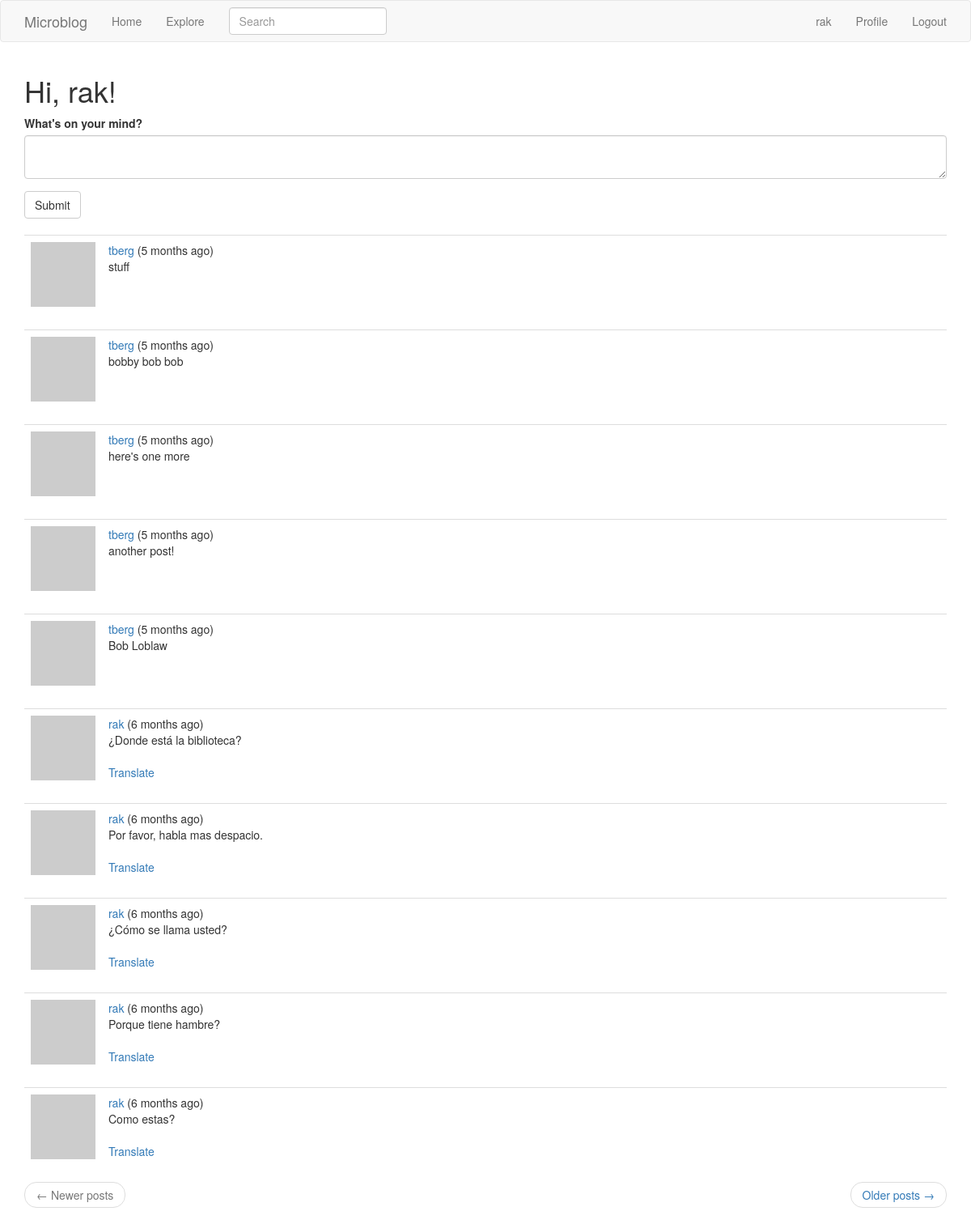
Page /index (signed in) on the committed database.
### app/models.py (models this page shows, shortened)
class User(UserMixin, db.Model):
    id = db.Column(db.Integer, primary_key=True)
    username = db.Column(db.String(32), index=True, unique=True)
    email = db.Column(db.String(128), index=True, unique=True)
    password_hash = db.Column(db.String(128))
    posts = db.relationship('Post', backref='author', lazy='dynamic')
    about_me = db.Column(db.String(140))
    last_seen = db.Column(db.DateTime, default=datetime.utcnow)
    followed = db.relationship(
        'User', secondary=followers,
        primaryjoin=(followers.c.follower_id == id),  # the 'c' attribute of any table contains its columns
        secondaryjoin=(followers.c.followed_id == id),
        backref=db.backref('followers', lazy='dynamic'),
        lazy='dynamic')
    def avatar(self, size):
        digest = md5(self.email.lower().encode('utf-8')).hexdigest()  # returns a string hex code
        return 'https://www.gravatar.com/avatar/{}?s={}&d=identicon'.format(digest, size)
    def followed_posts(self):
        followed = Post.query.join(
            followers, (followers.c.followed_id == Post.user_id)).filter(
                followers.c.follower_id == self.id)
        return followed.union(self.posts).order_by(Post.timestamp.desc())

class SearchableMixin(object):
    @classmethod
    def before_commit(cls, session):
        session._changes = {
            'add': [obj for obj in session.new if isinstance(obj, cls)],
            'update': [obj for obj in session.dirty if isinstance(obj, cls)],
            'delete': [obj for obj in session.deleted if isinstance(obj, cls)],
            }
    @classmethod
    def after_commit(cls, session):
        for obj in session._changes['add']:
            if isinstance(obj, SearchableMixin):
                add_to_index(obj.__tablename__, obj)
        for obj in session._changes['update']:
            if isinstance(obj, SearchableMixin):
                add_to_index(obj.__tablename__, obj)
        for obj in session._changes['delete']:
            if isinstance(obj, SearchableMixin):
                remove_from_index(obj.__tablename__, obj)
        session._changes = None

class Post(SearchableMixin, db.Model):
    __searchable__ = ['body']
    id = db.Column(db.Integer, primary_key=True)
    body = db.Column(db.String(140))
    timestamp = db.Column(db.DateTime, index=True, default=datetime.utcnow)
    user_id = db.Column(db.Integer, db.ForeignKey('user.id'))
    language = db.Column(db.String(5))

### app/main/routes.py (the view, shortened to what this page needs)
@bp.route('/', methods=['GET', 'POST'])
@bp.route('/index', methods=['GET', 'POST'])  # also map the /index URL to this same function
@login_required  # require login to view the pages routed to this function
def index():
    form = PostForm()
    current_page = request.args.get('page', 1, type=int)
    posts = current_user.followed_posts().paginate(current_page, current_app.config['POSTS_PER_PAGE'], False)
    next_url = url_for('main.index', page=posts.next_num) if posts.has_next else None
    prev_url = url_for('main.index', page=posts.prev_num) if posts.has_prev else None
    return render_template('index.html', title=_('Home'), form=form, posts=posts.items,
                           next_url=next_url, prev_url=prev_url)

### app/main/forms.py
class SearchForm(FlaskForm):
    q = StringField(_l('Search'), validators=[DataRequired()])
    def __init__(self, *args, **kwargs):
        if 'formdata' not in kwargs:
            kwargs['formdata'] = request.args
        if 'csrf_enabled' not in kwargs:
            kwargs['csrf_enabled'] = False
        super(SearchForm, self).__init__(*args, **kwargs)

class PostForm(FlaskForm):
    post = TextAreaField(_l('What\'s on your mind?'), validators=[DataRequired(), Length(min=1, max=140)],
                         render_kw={'autofocus': True})
    submit = SubmitField(_l('Submit'))

### app/main/routes.py (called while the page is built)
@bp.before_app_request
def before_request():
    if current_user.is_authenticated:
        current_user.last_seen = datetime.utcnow()
        db.session.commit()
        g.search_form = SearchForm()
    g.locale = str(get_locale())
    if current_app.elasticsearch:  # is elasticsearch running/enabled?
        if len(current_app.elasticsearch.indices.get_alias().keys()) < 1:
            Post.reindex()

### app/models.py (called while the page is built)
@login.user_loader
def load_user(id):
    return User.query.get(int(id))

### app/templates/index.html
{% extends "base.html" %}
{% import 'bootstrap/wtf.html' as wtf %}
{% block app_content %}
    <h1>{{ _('Hi, %(username)s!', username=current_user.username) }}</h1>
    {% if form %}
        {{ wtf.quick_form(form) }}
        <br>
    {% endif %}
    <div id="posts">
        {% for post in posts %}
            {% include "_post.html" %}
        {% endfor %}
    </div>
    <nav aria-label="...">
        <ul class="pager">
            <li class="previous{% if not prev_url %} disabled{% endif %}">
                <a href="{{ prev_url or '#' }}">
                    <span aria-hidden="true">←</span> {{ _('Newer posts') }}
                </a>
            </li>
            <li class="next{% if not next_url %} disabled{% endif %}">
                <a href="{{ next_url or '#' }}">
                    {{ _('Older posts') }} <span aria-hidden="true">→</span>
                </a>
            </li>
        </ul>
    </nav>
{% endblock %}

### app/templates/base.html (shortened to what this page needs)
{% extends 'bootstrap/base.html' %}
{% block navbar %}
    <nav class="navbar fixed-top navbar-default">
        <div class="container">
            <a class="navbar-brand" href="{{ url_for('main.index') }}">Microblog</a>
            <ul class="nav navbar-nav">
                <li><a href="{{ url_for('main.index') }}">{{ _('Home') }}</a></li>
                <li><a href="{{ url_for('main.explore') }}">{{ _('Explore') }}</a></li>
            </ul>
            {% if g.search_form %}
                <form class="navbar-form navbar-left" method="GET" action="{{ url_for('main.search') }}">
                    <div class="form-group">
                        {{ g.search_form.q(size=20, class='form-control', id='searchbox', placeholder=g.search_form.q.label.text) }}
                    </div>
                </form>
            {% endif %}
            <ul class="nav navbar-nav navbar-right">
                {% if current_user.is_anonymous %}
                    <li><a href="{{ url_for('auth.login') }}">{{ _('Login') }}</a></li>
                {% else %}
                    <li><a href="{{ url_for('main.user', username=current_user.username) }}">{{ current_user.username }}</a></li>
                    <li><a href="{{ url_for('main.user', username=current_user.username) }}">{{ _('Profile') }}</a></li>
                    <li><a href="{{ url_for('auth.logout') }}">{{ _('Logout') }}</a></li>
                {% endif %}
            </ul>
        </div>
    </nav>
{% endblock %}
{% block content %}
    <div class="container">
        {% block app_content %}{% endblock %}
    </div>
{% endblock %}

### app/templates/_post.html (shortened to what this page needs)
<table class="table table-hover">
    <tr>
        <td width="70px">
            <a href="{{ url_for('main.user', username=post.author.username) }}">
                <img src="{{ post.author.avatar(70) }}" />
            </a>
        </td>
        <td>
            {{ _('%(username)s (%(when)s)', username=user_link, when=moment(post.timestamp).fromNow()) }}
            <br>
            <span id="post{{ post.id }}">{{ post.body }}</span>
            {% if post.language and post.language != g.locale %}
                <br><br>
                <span id="translation{{ post.id }}">
                    <a href="javascript:jstranslate(
                                '#post{{ post.id }}',
                                '#translation{{ post.id}}',
                                '{{ post.language }}',
                                '{{ g.locale }}');">{{ _('Translate') }}</a>
                </span>
            {% endif %}
        </td>
    </tr>
</table>

### rows in the picture
User: username "rak"
Post: body "stuff"
Post: body "bobby bob bob"
Post: body "here's one more"
Post: body "another post!"
Post: body "Bob Loblaw"
Post: body "¿Donde está la biblioteca?"
Post: body "Por favor, habla mas despacio."
Post: body "¿Cómo se llama usted?"
Post: body "Porque tiene hambre?"
Post: body "Como estas?"
